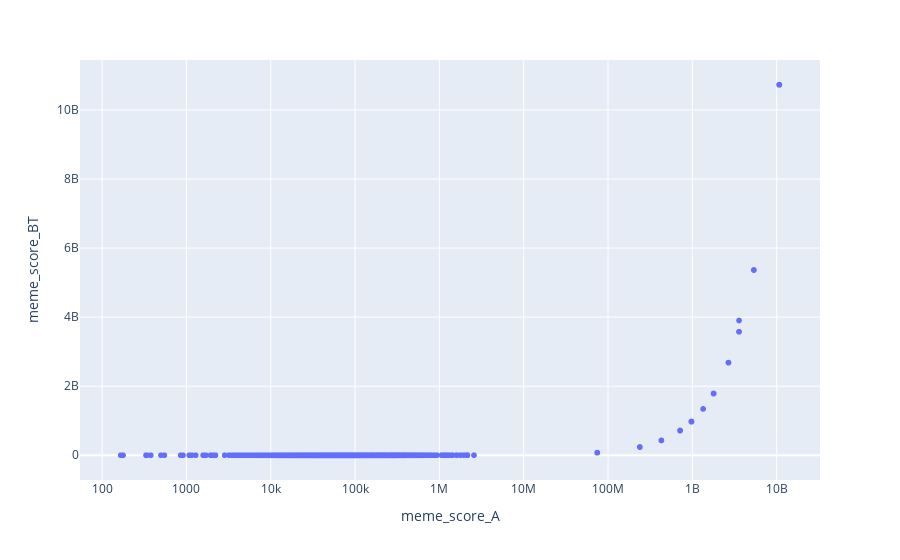

Here is the notebook cell this chart was saved with:
### Code cell
fig = px.scatter(df, x=df['meme_score_A'], y=df['meme_score_BT'], hover_name='most_common', log_x=True)
fig.show()

### Figure 1 — Plotly figure (JSON) as saved in the notebook; plotly's stock layout.template omitted (floating-point values rounded to 4 significant figures; data arrays with more than 128 entries replaced by an {"elided": "..."} marker saying what was removed)
{"data": [{"hovertemplate": "<b>%{hovertext}</b><br><br>meme_score_A=%{x}<br>meme_score_BT=%{y}<extra></extra>", "hovertext": {"elided": "4521 str values"}, "legendgroup": "", "marker": {"color": "#636efa", "symbol": "circle"}, "mode": "markers", "name": "", "showlegend": false, "x": {"elided": "4521 float values"}, "xaxis": "x", "y": {"elided": "4521 float values"}, "yaxis": "y", "type": "scattergl"}], "layout": {"xaxis": {"anchor": "y", "domain": [0.0, 1.0], "title": {"text": "meme_score_A"}, "type": "log"}, "yaxis": {"anchor": "x", "domain": [0.0, 1.0], "title": {"text": "meme_score_BT"}}, "legend": {"tracegroupgap": 0}, "margin": {"t": 60}}}
